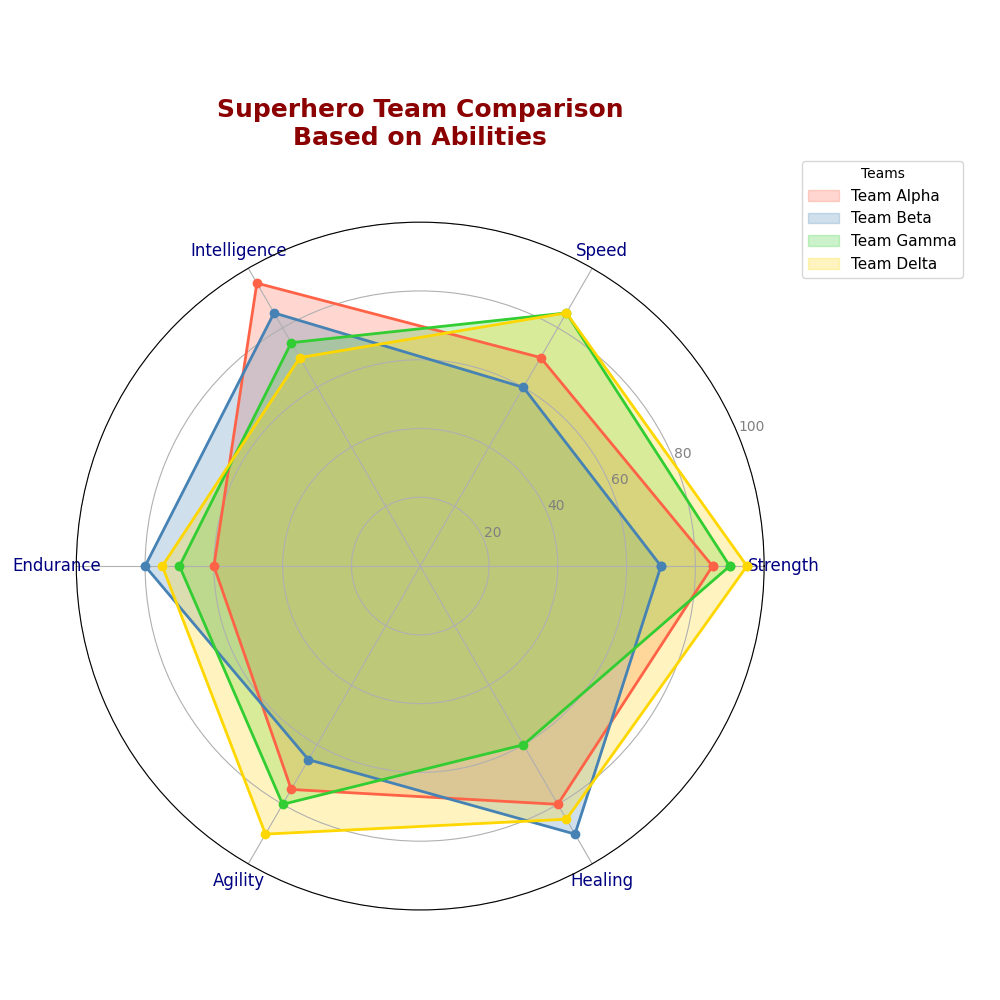

This chart was generated by the following Python code:
import numpy as np
import matplotlib.pyplot as plt

# Define the attributes in which superheroes are evaluated
categories = ['Strength', 'Speed', 'Intelligence', 'Endurance', 'Agility', 'Healing']
num_vars = len(categories)

# Superhero team abilities: each team's strengths in the given attributes
team_abilities = {
    'Team Alpha': [85, 70, 95, 60, 75, 80],
    'Team Beta': [70, 60, 85, 80, 65, 90],
    'Team Gamma': [90, 85, 75, 70, 80, 60],
    'Team Delta': [95, 85, 70, 75, 90, 85]
}

angles = np.linspace(0, 2 * np.pi, num_vars, endpoint=False).tolist()
angles += angles[:1]  # Complete the loop for the last angle

# Create a figure for the radar chart
fig, ax = plt.subplots(figsize=(10, 10), subplot_kw=dict(polar=True))

# Defining a new set of colors
colors = ['#FF6347', '#4682B4', '#32CD32', '#FFD700']  # Tomato, SteelBlue, LimeGreen, Gold

# Draw the radar chart with filled areas using the new colors
for idx, (team, abilities) in enumerate(team_abilities.items()):
    abilities += abilities[:1]  # Repeat the first value to close the radar chart loop
    ax.fill(angles, abilities, color=colors[idx], alpha=0.25, label=team)
    ax.plot(angles, abilities, color=colors[idx], linewidth=2, marker='o')

plt.xticks(angles[:-1], categories, color='navy', size=12)
ax.set_ylim(0, 100)
plt.yticks([20, 40, 60, 80, 100], ["20", "40", "60", "80", "100"], color="grey", size=10)

plt.title('Superhero Team Comparison\nBased on Abilities', size=18, color='darkred', y=1.1, weight='bold')
ax.legend(loc='upper right', bbox_to_anchor=(1.3, 1.1), fontsize=11, title='Teams')

plt.tight_layout()
plt.show()
